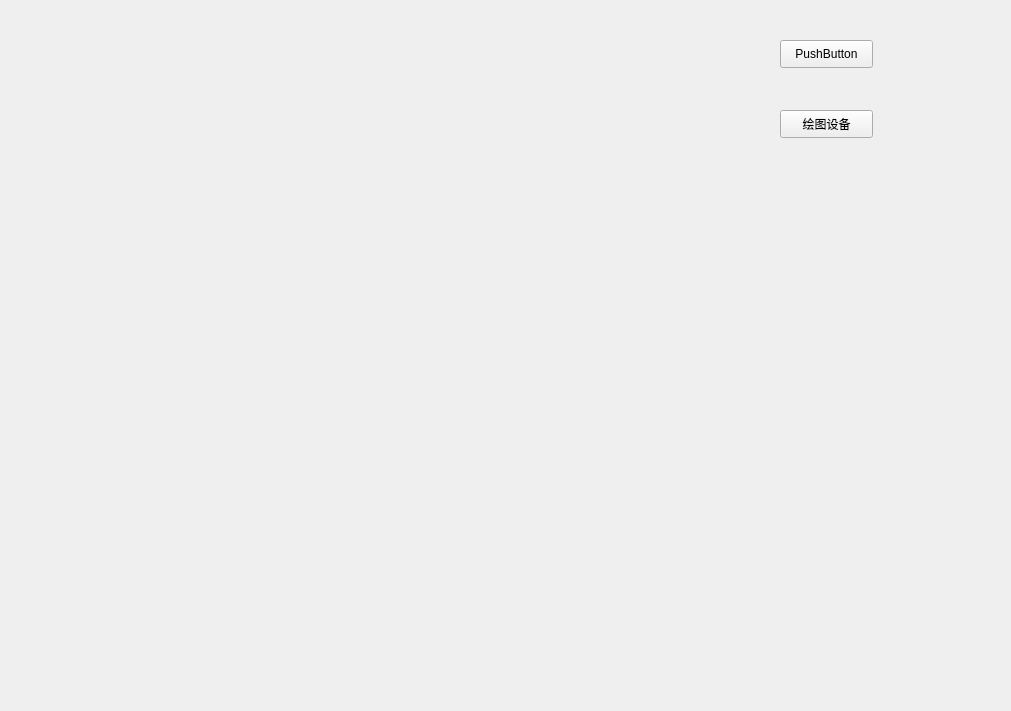
<?xml version="1.0" encoding="UTF-8"?>
<ui version="4.0">
 <class>MyWidget</class>
 <widget class="QWidget" name="MyWidget">
  <property name="geometry">
   <rect>
    <x>0</x>
    <y>0</y>
    <width>1011</width>
    <height>711</height>
   </rect>
  </property>
  <property name="windowTitle">
   <string>MyWidget</string>
  </property>
  <widget class="QPushButton" name="pushButton">
   <property name="geometry">
    <rect>
     <x>780</x>
     <y>40</y>
     <width>93</width>
     <height>28</height>
    </rect>
   </property>
   <property name="text">
    <string>PushButton</string>
   </property>
  </widget>
  <widget class="QPushButton" name="pushButton_2">
   <property name="geometry">
    <rect>
     <x>780</x>
     <y>110</y>
     <width>93</width>
     <height>28</height>
    </rect>
   </property>
   <property name="text">
    <string>绘图设备</string>
   </property>
  </widget>
 </widget>
 <layoutdefault spacing="6" margin="11"/>
 <resources/>
 <connections/>
</ui>
